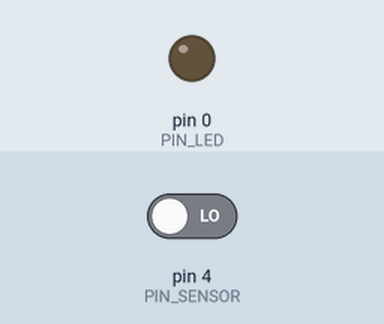
Simulated run of this sketch. Board: Arduino Uno, built with avr-gcc and run on an emulated ATmega328P. Parts: output pins drawn as LEDs (lit = HIGH). The test bench sets the inputs (shaded band); at power-on: pin 4 (PIN_SENSOR) LOW.

Above: at 2.8 s.
2.9 s: pin 4 (PIN_SENSOR) driven HIGH
At 3.7 s:
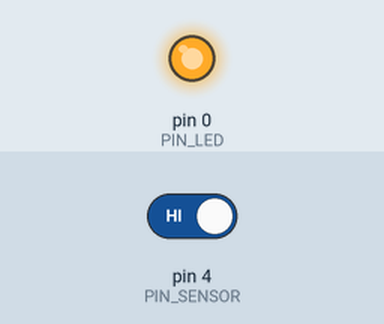
4.6 s: pin 4 (PIN_SENSOR) driven LOW
At 6.6 s:
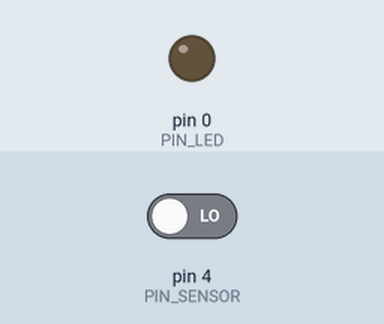
Timing chart, 0 to 8.1 s (numbered marks = the images above; inputs shaded):
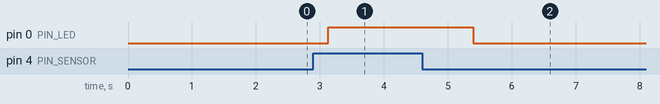

Measured:
- after the input at 2.9 s, pin 0 (PIN_LED): LOW → HIGH after 0.23 s
- after the input at 4.6 s, pin 0 (PIN_LED): HIGH → LOW after 0.80 s

The sketch:

sketch.ino
```cpp
#define PIN_LED 0
#define PIN_SENSOR 4

unsigned const MIN = 0;
unsigned const MAX = 255;

void initLed() {
  analogWrite(PIN_LED, 0);
}

void fadeVal(int pin, int startVal, int endVal, int period) {
  if (startVal < endVal) {
    for (int i = startVal; i <= endVal; i++) {
      analogWrite(pin, i);
      delay(period);
    }
  } else {
    for (int j = endVal; j <= startVal; j++) {
      analogWrite(pin, map(j, startVal, endVal, endVal, startVal));
      delay(period);
    }
  }
}


void setup() {
  pinMode(PIN_LED, OUTPUT);
  pinMode(PIN_SENSOR, INPUT);
  initLed();
}

unsigned int ledVal = MIN;

void loop() {
  if (digitalRead(PIN_SENSOR) == HIGH) {
    if (ledVal == MIN) {
      fadeVal(PIN_LED, MIN, MAX, 1);
      ledVal = MAX;
    }
  } else {
    if (ledVal == MAX) {
      fadeVal(PIN_LED, MAX, MIN, 1);
      ledVal = MIN;
    }
  }
  delay(1000);
}
```
